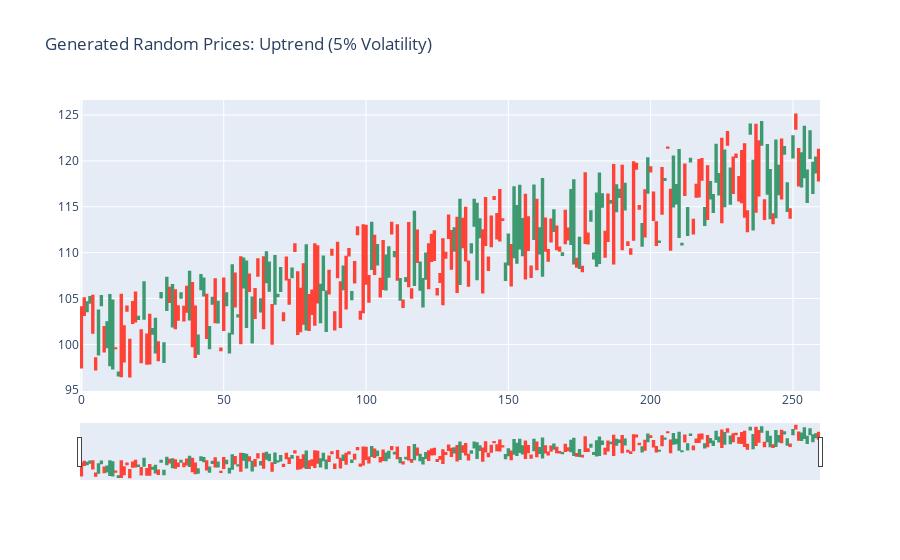

Notebook code cell kept with this figure:
### Code cell
random_uptrend_0 = generate_random_uptrend_ticker_data(100, 120)

_ = plot_candles_OC(random_uptrend_0, "Generated Random Prices: Uptrend (5% Volatility)")

### Figure 1 — Plotly figure (JSON) as saved in the notebook; plotly's stock layout.template omitted (floating-point values rounded to 4 significant figures; data arrays with more than 128 entries replaced by an {"elided": "..."} marker saying what was removed)
{"data": [{"close": {"elided": "260 float values"}, "high": {"elided": "260 float values"}, "low": {"elided": "260 float values"}, "open": {"elided": "260 float values"}, "type": "candlestick", "x": {"elided": "260 int values"}}], "layout": {"title": {"text": "Generated Random Prices: Uptrend (5% Volatility)"}}}
